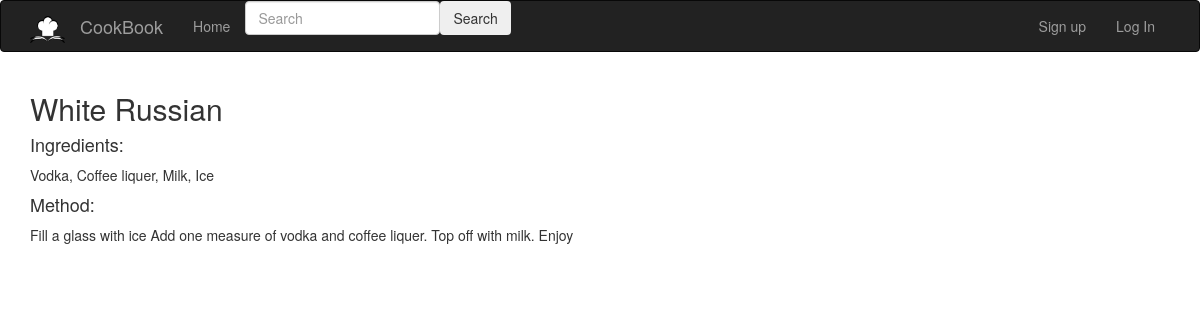
The page /recipe/4 on the database its author committed.
### app/model.py (models this page shows, shortened)
class Recipe(db.Model):
    __tablename__ = 'recipes'
    id = db.Column(db.Integer, primary_key=True)
    created = db.Column(db.DateTime, default=func.now())
    title = db.Column(db.String(128), unique=True)
    ingredients = db.Column(db.Text)
    method = db.Column(db.Text)
    public = db.Column(db.Boolean)
    meal = db.Column(db.String(25))
    author_id = db.Column(db.String(64), db.ForeignKey('users.username'))

### app/main/views.py (the view)
@main.route('/recipe/<int:id>')
def recipe(id):
    recipe = Recipe.query.get_or_404(id)
    if recipe.public \
            or (not recipe.public
                and current_user.is_authenticated
                and recipe.author_id == current_user.username):
        return render_template('recipe.html', recipe=recipe)
    flash('This recipe is private')
    return redirect(url_for('main.index'))

### app/main/forms.py
class SearchForm(FlaskForm):
    searched = StringField("Searched", validators=[DataRequired()])
    submit = SubmitField("Submit")

### app/auth/views.py (called while the page is built)
@auth.before_app_request
def before_request():
    if current_user.is_authenticated \
            and not current_user.confirmed \
            and request.endpoint \
            and request.blueprint != 'auth' \
            and request.endpoint != 'static':
        return redirect(url_for('auth.unconfirmed'))

### app/main/views.py (called while the page is built)
@main.context_processor
def base():
    form = SearchForm()
    return dict(form=form)

### app/templates/recipe.html (shortened to what this page needs)
{% extends "base.html" %}
{% import "bootstrap/wtf.html" as wtf %}
{% block page_content %}
<h2>{{ recipe.title }}</h2>
<h4>Ingredients:</h4>
<p>{{ recipe.ingredients }}</p>
<h4>Method:</h4>
<p>{{ recipe.method }}</p>
{% endblock %}

### rows shown on the page
Recipe: title "White Russian", ingredients "Vodka, Coffee liquer, Milk, Ice", method "Fill a glass with ice Add one measure of vodka and coffee liquer. Top off with milk. Enjoy"
